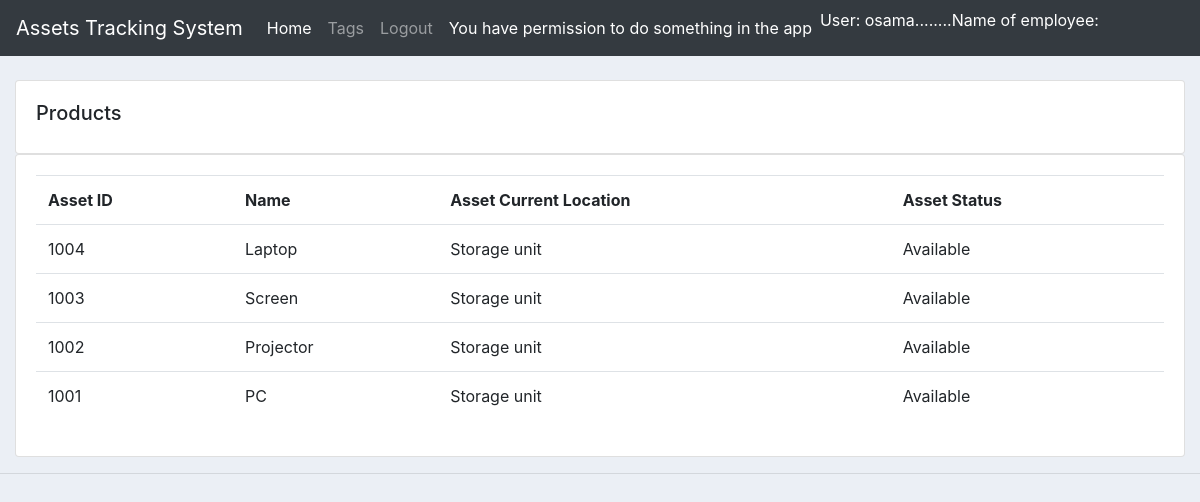
The app's page /tags/1/ (signed in) with its own data.
### assetstracking/models.py (models this page shows, shortened)
class Tag(models.Model):
    tag_id = models.IntegerField(null=True)
    asset_name = models.CharField(max_length=200, null=True)
    STATUS = (('Available','Available'),('Taken','Taken'),)
    asset_status = models.CharField(max_length=200, null=True, choices=STATUS)
    subscriber_id = models.ForeignKey(Subscriber, null=True, on_delete= models.SET_NULL)
    rfid_id = models.ManyToManyField(RFID)
    asset_location = models.CharField(max_length=200, null=True)

### assetstracking/views.py (the view)
# urls.py: path('tags/<str:idd>/', views.tags, name="tags"),
@login_required
def tags(request, idd):
    employee = Employee.objects.get(id=idd)
    tags = Tag.objects.all()
    context = {'employee': employee, 'tags': tags}
    return render(request, 'assetstracking/tags.html', context)

### assetstracking/templates/assetstracking/tags.html
{%  extends 'assetstracking/main.html' %}
{% load static %}
{% block content %}
		<br>
		<div class="row">
			<div class="col-md">
				<div class="card card-body">
					<h5>Products</h5>
				</div>
				<div class="card card-body">
					<table class="table">
						<tr>
							<th>Asset ID</th>
							<th>Name</th>
							<th>Asset Current Location</th>
							<th>Asset Status</th>
						</tr>
						{% for i in tags %}
							{% if i.subscriber_id.subscriber_id == employee.subscriber_id.subscriber_id %}
								<tr>
									<td>{{i.tag_id}}</td>
									<td>{{i.asset_name}}</td>
									<td>{{i.asset_location}}</td>
									<td>{{i.asset_status}}</td>
								</tr>
							{% endif %}
						{% endfor %}
					</table>
				</div>
			</div>
		</div>
{% endblock content %}

### assetstracking/templates/assetstracking/navbar1.html (shortened to what this page needs)
<nav class="navbar navbar-expand-lg navbar-dark bg-dark">
  <a class="navbar-brand" href="#">Assets Tracking System</a>
  <div class="collapse navbar-collapse" id="navbarNav">
    <ul class="navbar-nav">
      <li class="nav-item active">
          <a class="nav-link" href="{% url 'index' %}">Home</a>
      </li>
      <li class="nav-item">
        <a class="nav-link" href="{% url 'tags' user.employee.subscriber_id.subscriber_id %}">Tags</a>
      </li>
      <li class="nav-item">
        <a class="nav-link" href="{% url 'logout' %}">Logout</a>
      </li>
      <li class="nav-item active">
        {% if perms.user.add_employee %}
              <a class="nav-link" href="{% url 'login' %}">You have permission to do something in the app</a>
          {% else %}
              <a class="nav-link" href="{% url 'login' %}">You do not have permission to do something in the app</a>
          {% endif %}
      </li>
	 {% if user.is_authenticated %}
       <li class="text-white nav-item active"> User: {{ user.get_username }}</li>
	   <li class="text-white nav-item active">........Name of employee: {{ user.employee.employee_name }}</li>
	 {% else %}
       <li><a href="{% url 'login'%}?next={{request.path}}">Login</a></li>
	 {% endif %}
    </ul>
  </div>
</nav>

### assetstracking/templates/assetstracking/main.html (style rules this page uses)
body { background-color: #ebeff5; }

### records on screen
Tag: tag_id "1004", asset_name "Laptop", asset_location "Storage unit", asset_status "Available"
Tag: tag_id "1003", asset_name "Screen", asset_location "Storage unit", asset_status "Available"
Tag: tag_id "1002", asset_name "Projector", asset_location "Storage unit", asset_status "Available"
Tag: tag_id "1001", asset_name "PC", asset_location "Storage unit", asset_status "Available"

### other values on screen
{{ user.get_username }} "osama"
